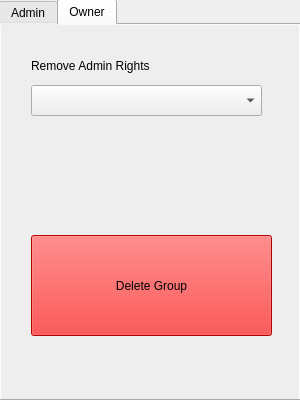
<?xml version="1.0" encoding="UTF-8"?>
<ui version="4.0">
 <class>AdminOptions</class>
 <widget class="QDialog" name="AdminOptions">
  <property name="geometry">
   <rect>
    <x>0</x>
    <y>0</y>
    <width>300</width>
    <height>400</height>
   </rect>
  </property>
  <property name="windowTitle">
   <string>Dialog</string>
  </property>
  <widget class="QTabWidget" name="tabWidget">
   <property name="geometry">
    <rect>
     <x>-1</x>
     <y>-1</y>
     <width>302</width>
     <height>402</height>
    </rect>
   </property>
   <property name="styleSheet">
    <string notr="true">font: 12pt &quot;MS Shell Dlg 2&quot;;
background-color: rgb(238, 238, 238);</string>
   </property>
   <property name="currentIndex">
    <number>1</number>
   </property>
   <widget class="QWidget" name="tab">
    <attribute name="title">
     <string>Admin</string>
    </attribute>
    <widget class="QComboBox" name="comboBox">
     <property name="geometry">
      <rect>
       <x>30</x>
       <y>140</y>
       <width>231</width>
       <height>31</height>
      </rect>
     </property>
    </widget>
    <widget class="QLabel" name="label">
     <property name="geometry">
      <rect>
       <x>30</x>
       <y>110</y>
       <width>231</width>
       <height>21</height>
      </rect>
     </property>
     <property name="text">
      <string>Remove Member</string>
     </property>
    </widget>
    <widget class="QComboBox" name="comboBox_2">
     <property name="geometry">
      <rect>
       <x>30</x>
       <y>230</y>
       <width>231</width>
       <height>31</height>
      </rect>
     </property>
    </widget>
    <widget class="QLabel" name="label_2">
     <property name="geometry">
      <rect>
       <x>30</x>
       <y>200</y>
       <width>231</width>
       <height>21</height>
      </rect>
     </property>
     <property name="text">
      <string>Promote Member To Admin</string>
     </property>
    </widget>
    <widget class="QLineEdit" name="lineEdit">
     <property name="geometry">
      <rect>
       <x>20</x>
       <y>10</y>
       <width>251</width>
       <height>31</height>
      </rect>
     </property>
    </widget>
    <widget class="QPushButton" name="pushButton_2">
     <property name="geometry">
      <rect>
       <x>50</x>
       <y>50</y>
       <width>171</width>
       <height>23</height>
      </rect>
     </property>
     <property name="text">
      <string>Send Invite</string>
     </property>
    </widget>
   </widget>
   <widget class="QWidget" name="tab_2">
    <attribute name="title">
     <string>Owner</string>
    </attribute>
    <widget class="QComboBox" name="comboBox_3">
     <property name="geometry">
      <rect>
       <x>30</x>
       <y>60</y>
       <width>231</width>
       <height>31</height>
      </rect>
     </property>
    </widget>
    <widget class="QLabel" name="label_4">
     <property name="geometry">
      <rect>
       <x>30</x>
       <y>30</y>
       <width>231</width>
       <height>21</height>
      </rect>
     </property>
     <property name="text">
      <string>Remove Admin Rights</string>
     </property>
    </widget>
    <widget class="QPushButton" name="pushButton">
     <property name="geometry">
      <rect>
       <x>30</x>
       <y>210</y>
       <width>241</width>
       <height>101</height>
      </rect>
     </property>
     <property name="styleSheet">
      <string notr="true">font: 26pt &quot;Microsoft JhengHei UI&quot;;
background-color: rgb(255, 0, 0);</string>
     </property>
     <property name="text">
      <string>Delete Group</string>
     </property>
     <property name="autoDefault">
      <bool>false</bool>
     </property>
    </widget>
   </widget>
  </widget>
 </widget>
 <resources/>
 <connections/>
</ui>
